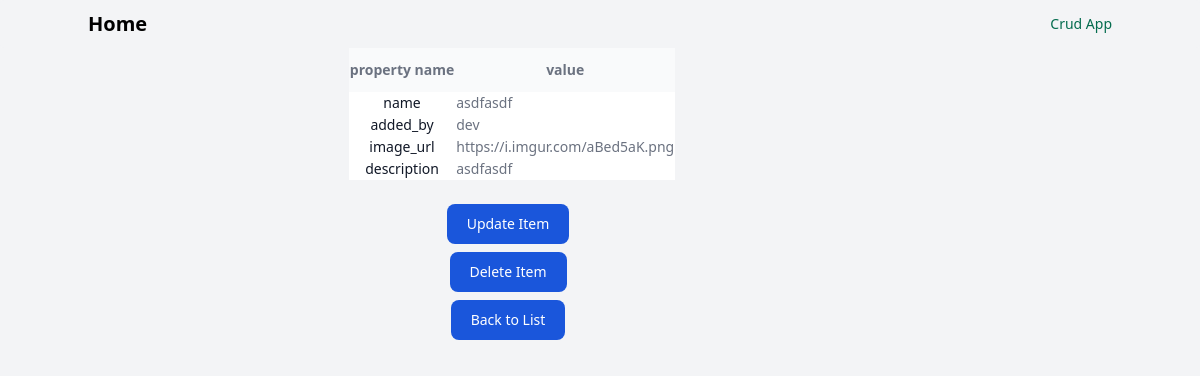
/item/8/, run on an earlier commit of the app's database.
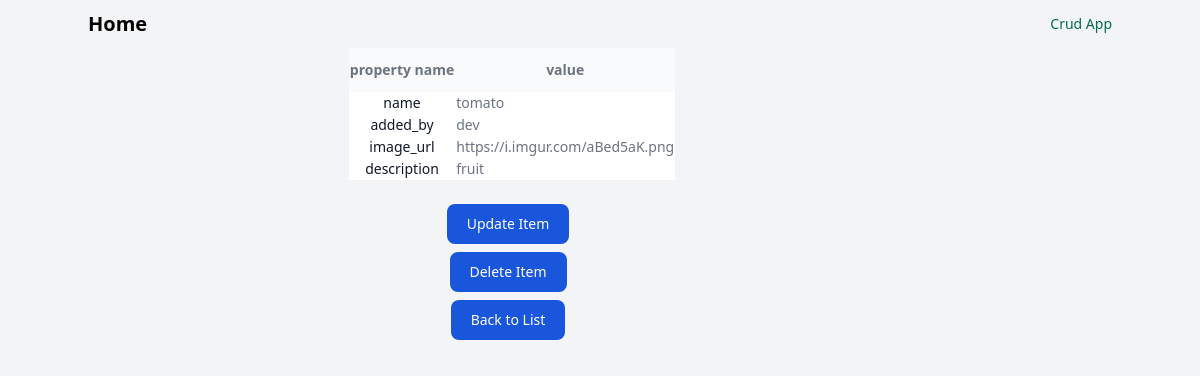
And on a later commit of the database.
### crud_app/models.py (models this page shows, shortened)
class Item(models.Model):
    name = models.CharField(max_length=256)
    added_by = models.ForeignKey(get_user_model(), on_delete=models.CASCADE)
    image_url = models.URLField(default='')
    description = models.TextField(default='')

### accounts/models.py (models this page shows)
class CustomUser(AbstractUser):
    email = models.EmailField()
    def __str__(self):
        return self.username

### crud_app/views.py (the view)
# urls.py: path('<int:pk>/', ItemDetailView.as_view(), name='detail'),
class ItemDetailView(DetailView):
    template_name = 'detail.html'
    model = Item
    fields = "__all__"

### crud_app/templates/detail.html
{% extends 'base.html' %}
{% block content %}
<div class="container flex flex-col items-center bg-gray-100">
<div class="relative overflow-x-auto mb-6">
    <table class="w-full text-sm text-left text-gray-500 dark:text-gray-400">
        <thead class="text-xs text-gray-700 uppercase bg-gray-50 dark:bg-gray-700 dark:text-gray-400">
            <tr>
                <th scope="col" class="px-6 py-3">
                    property name
                </th>
                <th scope="col" class="px-6 py-3 text-left">
                    value
                </th>
            </tr>
        </thead>
        <tbody>
            <tr class="bg-white border-b dark:bg-gray-800 dark:border-gray-700">
                <th scope="row" class="px-6 py-4 font-medium text-gray-900 whitespace-nowrap dark:text-white">
                    name
                </th>
                <td class="px-6 py-4">
                    {{ object.name }}
                </td>
            </tr>
            <tr class="bg-white border-b dark:bg-gray-800 dark:border-gray-700">
                <th scope="row" class="px-6 py-4 font-medium text-gray-900 whitespace-nowrap dark:text-white">
                    added_by
                </th>
                <td class="px-6 py-4">
                    {{ object.added_by }}
                </td>
            </tr>
                <tr class="bg-white dark:bg-gray-800">
                <th scope="row" class="px-6 py-4 font-medium text-gray-900 whitespace-nowrap dark:text-white">
                    image_url
                </th>
                <td class="px-6 py-4">
                    {{ object.image_url }}
                </td>
                    <tr class="bg-white dark:bg-gray-800">
                <th scope="row" class="px-6 py-4 font-medium text-gray-900 whitespace-nowrap dark:text-white">
                    description
                </th>
                <td class="px-6 py-4">
                    {{ object.description }}
                </td>
            </tr>
        </tbody>
    </table>
</div>
<a href="{% url 'update' object.pk %}" class="text-white bg-blue-700 hover:bg-blue-800 focus:ring-4 focus:ring-blue-300 font-medium rounded-lg text-sm
     px-5 py-2.5 mr-2 mb-2 dark:bg-blue-600 dark:hover:bg-blue-700 focus:outline-none dark:focus:ring-blue-800">
Update Item
</a>
<a href="{% url 'delete' object.pk %}" class="text-white bg-blue-700 hover:bg-blue-800 focus:ring-4 focus:ring-blue-300 font-medium rounded-lg text-sm
     px-5 py-2.5 mr-2 mb-2 dark:bg-blue-600 dark:hover:bg-blue-700 focus:outline-none dark:focus:ring-blue-800">
Delete Item
</a>
  <a href="{% url 'list' %}"
     class="text-white bg-blue-700 hover:bg-blue-800 focus:ring-4 focus:ring-blue-300 font-medium rounded-lg text-sm
     px-5 py-2.5 mr-2 mb-2 dark:bg-blue-600 dark:hover:bg-blue-700 focus:outline-none dark:focus:ring-blue-800">
    Back to List</a>
</div>
{% endblock content %}

### templates/base.html (shortened to what this page needs)
{% load compress %}
{% load static %}
<html class="bg-gray-900">
<head>
    {% compress css %}
    <link rel="stylesheet" href="{% static 'src/output.css' %}">
    {% endcompress %}
</head>
<header>
        <nav class="flex items-center text-center bg-gray-100
                    border-gray-200 px-2 sm:px-4 py-2.5 rounded dark:bg-gray-800">
            <div class=" container flex text-center flex-wrap items-center justify-between mx-auto">
              <a href="{{ .Site.Params.homepage }}/" class="flex items-center">
                  <span class="self-center text-xl font-semibold whitespace-nowrap dark:text-white">
                      Home</span>
              </a>
              <div class="hidden w-full md:block md:w-auto" id="mobile-menu">
                <ul class="flex flex-col mt-4 md:flex-row md:space-x-8 md:mt-0 md:text-sm md:font-medium">
                  <li>
                    <a href="{% url 'list' %}" class="block py-2 pl-3 pr-4 text-white bg-gray-900 rounded
                    md:bg-transparent md:text-green-700 md:p-0 dark:text-white" aria-current="page">Crud App</a>
                  </li>
              </div>
            </div>
      </nav>
</header>
<body class="bg-gray-100">
  <main>
    {% block content %}
    {% endblock %}
  </main>
</body>
</html>

What changed in the data, as far as the page shows it:
changed Item "https://i.imgur.com/aBed5aK.png": name "asdfasdf" → "tomato"; description "asdfasdf" → "fruit"
